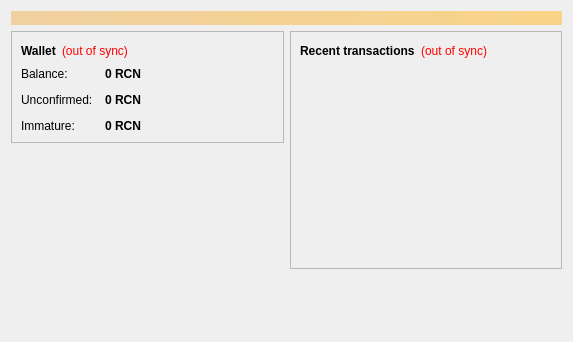
<?xml version="1.0" encoding="UTF-8"?>
<ui version="4.0">
 <class>OverviewPage</class>
 <widget class="QWidget" name="OverviewPage">
  <property name="geometry">
   <rect>
    <x>0</x>
    <y>0</y>
    <width>573</width>
    <height>342</height>
   </rect>
  </property>
  <property name="windowTitle">
   <string>Form</string>
  </property>
  <layout class="QVBoxLayout" name="topLayout">
   <item>
    <widget class="QLabel" name="labelAlerts">
     <property name="visible">
      <bool>false</bool>
     </property>
     <property name="styleSheet">
      <string notr="true">background-color: qlineargradient(x1: 0, y1: 0, x2: 1, y2: 0, stop:0 #F0D0A0, stop:1 #F8D488); color:#000000;</string>
     </property>
     <property name="wordWrap">
      <bool>true</bool>
     </property>
     <property name="margin">
      <number>3</number>
     </property>
    </widget>
   </item>
   <item>
    <layout class="QHBoxLayout" name="horizontalLayout" stretch="1,1">
     <item>
      <layout class="QVBoxLayout" name="verticalLayout_2">
       <item>
        <widget class="QFrame" name="frame">
         <property name="frameShape">
          <enum>QFrame::StyledPanel</enum>
         </property>
         <property name="frameShadow">
          <enum>QFrame::Raised</enum>
         </property>
         <layout class="QVBoxLayout" name="verticalLayout_4">
          <item>
           <layout class="QHBoxLayout" name="horizontalLayout_4">
            <item>
             <widget class="QLabel" name="label_5">
              <property name="font">
               <font>
                <weight>75</weight>
                <bold>true</bold>
               </font>
              </property>
              <property name="text">
               <string>Wallet</string>
              </property>
             </widget>
            </item>
            <item>
             <widget class="QLabel" name="labelWalletStatus">
              <property name="toolTip">
               <string>The displayed information may be out of date. Your wallet automatically synchronizes with the Rhuncoin network after a connection is established, but this process has not completed yet.</string>
              </property>
              <property name="styleSheet">
               <string notr="true">QLabel { color: red; }</string>
              </property>
              <property name="text">
               <string notr="true">(out of sync)</string>
              </property>
              <property name="alignment">
               <set>Qt::AlignLeading|Qt::AlignLeft|Qt::AlignVCenter</set>
              </property>
             </widget>
            </item>
            <item>
             <spacer name="horizontalSpacer_2">
              <property name="orientation">
               <enum>Qt::Horizontal</enum>
              </property>
              <property name="sizeHint" stdset="0">
               <size>
                <width>40</width>
                <height>20</height>
               </size>
              </property>
             </spacer>
            </item>
           </layout>
          </item>
          <item>
           <layout class="QFormLayout" name="formLayout_2">
            <property name="fieldGrowthPolicy">
             <enum>QFormLayout::AllNonFixedFieldsGrow</enum>
            </property>
            <property name="horizontalSpacing">
             <number>12</number>
            </property>
            <property name="verticalSpacing">
             <number>12</number>
            </property>
            <item row="0" column="0">
             <widget class="QLabel" name="label">
              <property name="text">
               <string>Balance:</string>
              </property>
             </widget>
            </item>
            <item row="0" column="1">
             <widget class="QLabel" name="labelBalance">
              <property name="font">
               <font>
                <weight>75</weight>
                <bold>true</bold>
               </font>
              </property>
              <property name="cursor">
               <cursorShape>IBeamCursor</cursorShape>
              </property>
              <property name="toolTip">
               <string>Your current balance</string>
              </property>
              <property name="text">
               <string notr="true">0 RCN</string>
              </property>
              <property name="textInteractionFlags">
               <set>Qt::LinksAccessibleByMouse|Qt::TextSelectableByKeyboard|Qt::TextSelectableByMouse</set>
              </property>
             </widget>
            </item>
            <item row="1" column="0">
             <widget class="QLabel" name="label_3">
              <property name="text">
               <string>Unconfirmed:</string>
              </property>
             </widget>
            </item>
            <item row="1" column="1">
             <widget class="QLabel" name="labelUnconfirmed">
              <property name="font">
               <font>
                <weight>75</weight>
                <bold>true</bold>
               </font>
              </property>
              <property name="cursor">
               <cursorShape>IBeamCursor</cursorShape>
              </property>
              <property name="toolTip">
               <string>Total of transactions that have yet to be confirmed, and do not yet count toward the current balance</string>
              </property>
              <property name="text">
               <string notr="true">0 RCN</string>
              </property>
              <property name="textInteractionFlags">
               <set>Qt::LinksAccessibleByMouse|Qt::TextSelectableByKeyboard|Qt::TextSelectableByMouse</set>
              </property>
             </widget>
            </item>
            <item row="2" column="0">
             <widget class="QLabel" name="labelImmatureText">
              <property name="text">
               <string>Immature:</string>
              </property>
             </widget>
            </item>
            <item row="2" column="1">
             <widget class="QLabel" name="labelImmature">
              <property name="font">
               <font>
                <weight>75</weight>
                <bold>true</bold>
               </font>
              </property>
              <property name="toolTip">
               <string>Mined balance that has not yet matured</string>
              </property>
              <property name="text">
               <string notr="true">0 RCN</string>
              </property>
              <property name="textInteractionFlags">
               <set>Qt::LinksAccessibleByMouse|Qt::TextSelectableByKeyboard|Qt::TextSelectableByMouse</set>
              </property>
             </widget>
            </item>
           </layout>
          </item>
         </layout>
        </widget>
       </item>
       <item>
        <spacer name="verticalSpacer">
         <property name="orientation">
          <enum>Qt::Vertical</enum>
         </property>
         <property name="sizeHint" stdset="0">
          <size>
           <width>20</width>
           <height>40</height>
          </size>
         </property>
        </spacer>
       </item>
      <item>
         <widget class="QLabel" name="coinimage">
          <property name="text">
           <string/>
          </property>
          <property name="pixmap">
           <pixmap resource="../bitcoin.qrc">:/icons/bitcoin</pixmap>
          </property>
          <property name="scaledContents">
           <bool>false</bool>
          </property>
          <property name="alignment">
           <set>Qt::AlignCenter</set>
          </property>
          <property name="margin">
           <number>-2</number>
          </property>
         </widget>
        </item>
      </layout>
     </item>
     <item>
      <layout class="QVBoxLayout" name="verticalLayout_3">
       <item>
        <widget class="QFrame" name="frame_2">
         <property name="frameShape">
          <enum>QFrame::StyledPanel</enum>
         </property>
         <property name="frameShadow">
          <enum>QFrame::Raised</enum>
         </property>
         <layout class="QVBoxLayout" name="verticalLayout">
          <item>
           <layout class="QHBoxLayout" name="horizontalLayout_2">
            <item>
             <widget class="QLabel" name="label_4">
              <property name="text">
               <string>&lt;b&gt;Recent transactions&lt;/b&gt;</string>
              </property>
             </widget>
            </item>
            <item>
             <widget class="QLabel" name="labelTransactionsStatus">
              <property name="toolTip">
               <string>The displayed information may be out of date. Your wallet automatically synchronizes with the Rhuncoin network after a connection is established, but this process has not completed yet.</string>
              </property>
              <property name="styleSheet">
               <string notr="true">QLabel { color: red; }</string>
              </property>
              <property name="text">
               <string notr="true">(out of sync)</string>
              </property>
              <property name="alignment">
               <set>Qt::AlignRight|Qt::AlignTrailing|Qt::AlignVCenter</set>
              </property>
             </widget>
            </item>
            <item>
             <spacer name="horizontalSpacer">
              <property name="orientation">
               <enum>Qt::Horizontal</enum>
              </property>
              <property name="sizeHint" stdset="0">
               <size>
                <width>40</width>
                <height>20</height>
               </size>
              </property>
             </spacer>
            </item>
           </layout>
          </item>
          <item>
           <widget class="QListView" name="listTransactions">
            <property name="styleSheet">
             <string notr="true">QListView { background: transparent; }</string>
            </property>
            <property name="frameShape">
             <enum>QFrame::NoFrame</enum>
            </property>
            <property name="verticalScrollBarPolicy">
             <enum>Qt::ScrollBarAlwaysOff</enum>
            </property>
            <property name="horizontalScrollBarPolicy">
             <enum>Qt::ScrollBarAlwaysOff</enum>
            </property>
            <property name="selectionMode">
             <enum>QAbstractItemView::NoSelection</enum>
            </property>
           </widget>
          </item>
         </layout>
        </widget>
       </item>
       <item>
        <spacer name="verticalSpacer_2">
         <property name="orientation">
          <enum>Qt::Vertical</enum>
         </property>
         <property name="sizeHint" stdset="0">
          <size>
           <width>20</width>
           <height>40</height>
          </size>
         </property>
        </spacer>
       </item>
      </layout>
     </item>
    </layout>
   </item>
  </layout>
 </widget>
 <resources/>
 <connections/>
</ui>
